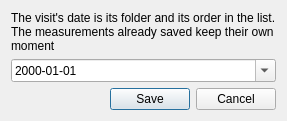
<?xml version="1.0" encoding="UTF-8"?>
<!--
  Change a visit's date (ADR-045 rev): the tiny dialog the visit window's
  "..." menu opens. The date is the visit's folder and its order in the list,
  so it deserves a calendar and not a free-text field. Loaded by
  gui/widgets/visits_panel.py through gui/ui_loader.py.
-->
<ui version="4.0">
 <class>VisitDateDialog</class>
 <widget class="QDialog" name="VisitDateDialog">
  <property name="windowTitle"><string>Change the visit's date</string></property>
  <layout class="QVBoxLayout" name="vbox_date"><property name="leftMargin"><number>11</number></property><property name="topMargin"><number>11</number></property><property name="rightMargin"><number>11</number></property><property name="bottomMargin"><number>11</number></property>
   <item><widget class="QLabel" name="lbl_date"><property name="text"><string>The visit's date is its folder and its order in the list. The measurements already saved keep their own moment</string></property><property name="wordWrap"><bool>true</bool></property></widget></item>
   <item><widget class="QDateEdit" name="dt_date"><property name="calendarPopup"><bool>true</bool></property><property name="displayFormat"><string notr="true">yyyy-MM-dd</string></property></widget></item>
   <item><widget class="QDialogButtonBox" name="buttonBox"><property name="standardButtons"><set>QDialogButtonBox::Save|QDialogButtonBox::Cancel</set></property></widget></item>
  </layout>
 </widget>
 <resources/>
 <connections/>
</ui>
